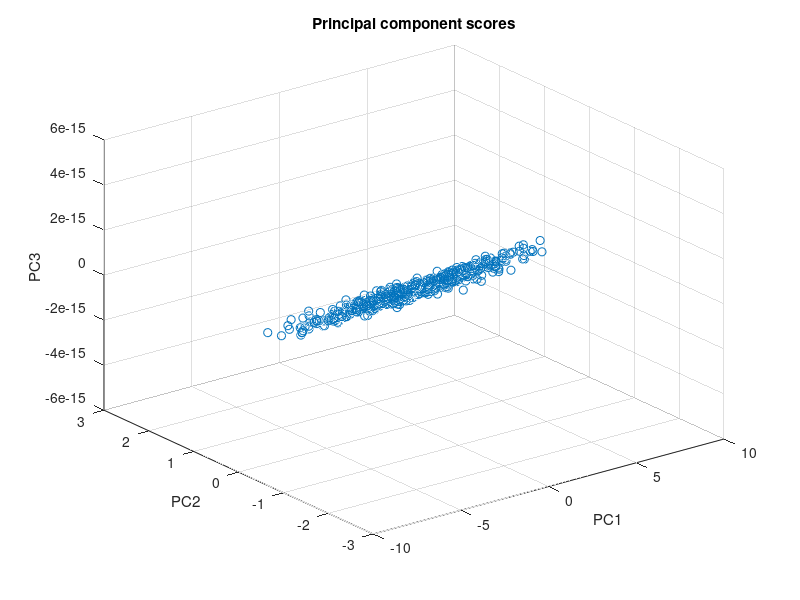
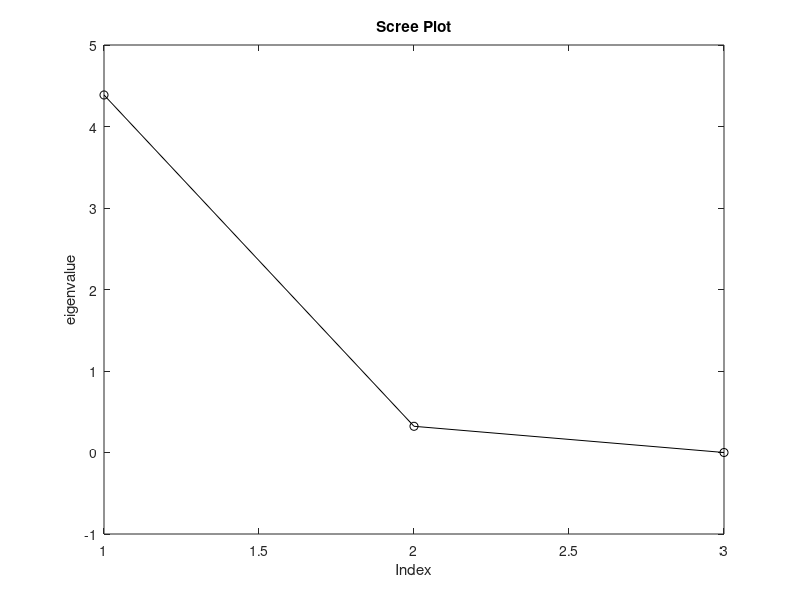
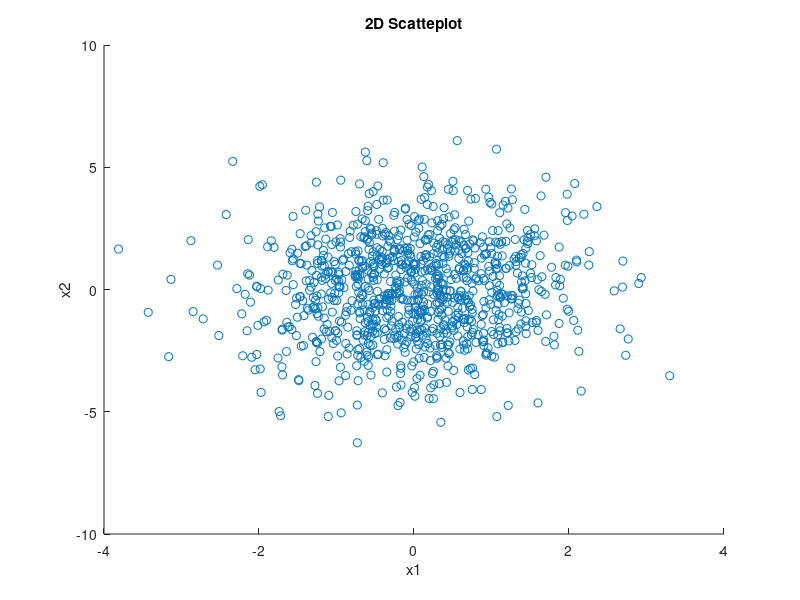
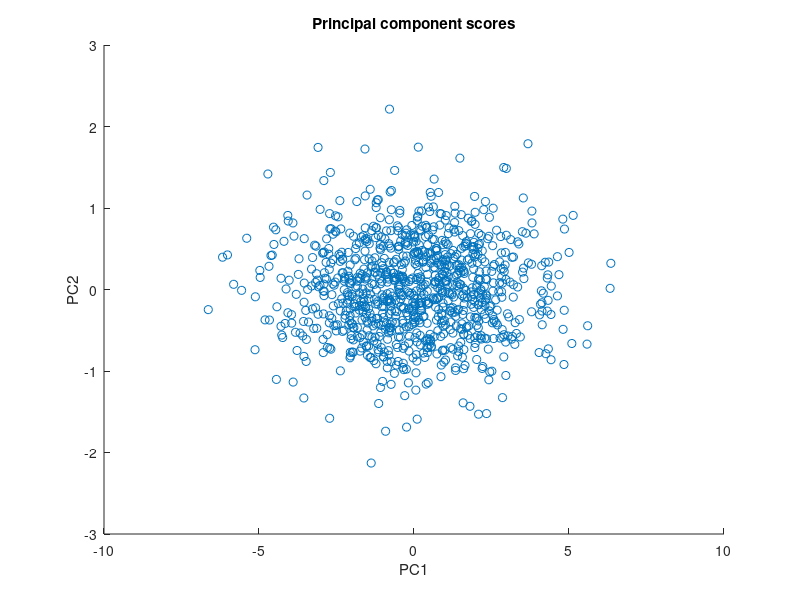

Here is the MATLAB script that generated these plots, in order:
% Vasia Zarkadoula
% Data Analysis 2020
% Chapter 6 Excerise 1
% Principal component analysis (pca)

clc;
clear;

mu = [0 0];
sigma = [1 0; 0 4];
w = [0.2 0.8; 0.4 0.5; 0.7 0.3];
n = 1000;

x2d = mvnrnd(mu,sigma,n);
x2dCentered = x2d - mean(x2d);

x3d = x2d*w';
x3dCentered = x3d - mean(x3d);

% a) eigenvalues, eigenvectors and pca scores

covX = cov(x3dCentered);
[eigenvectors,eigenvalues] = eig(covX);
eigenvalues = diag(eigenvalues);
[eigenvalues,ind] = sort(eigenvalues,'descend');
eigenvectors = eigenvectors(:, ind);

score3d = x3dCentered*eigenvectors;
[~,scores,~] = pca(x3dCentered);

figure(1)
scatter3(score3d(:,1),score3d(:,2),score3d(:,3))
xlabel('PC1')
ylabel('PC2')
zlabel('PC3')
title('Principal component scores')

%--------------------------------------------------------------------------

% b) scree plot

figure(2)
plot(1:length(eigenvalues),eigenvalues,'ko-');
title('Scree Plot')
xlabel('Index')
ylabel('eigenvalue')

%--------------------------------------------------------------------------

% c) Initial data in 2d plot and 2d PCA components
 
figure(3)
scatter(x2dCentered(:,1),x2dCentered(:,2))
xlabel('x1')
ylabel('x2')
title('2D Scatteplot')

figure(4)
score2d = x3dCentered*eigenvectors(:,1:2);
scatter(score2d(:,1),score2d(:,2))
xlabel('PC1')
ylabel('PC2')
title('Principal component scores')
